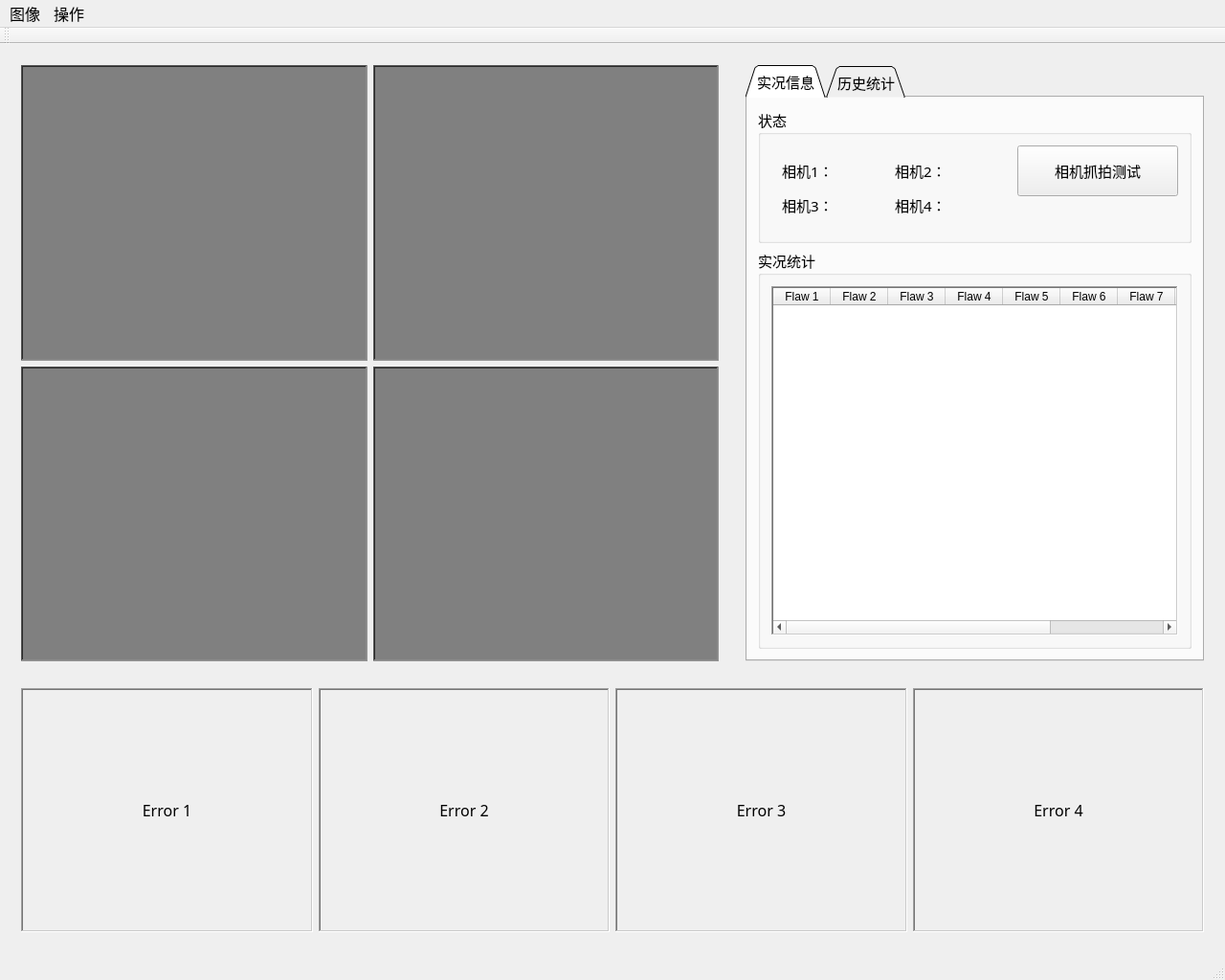
<?xml version="1.0" encoding="UTF-8"?>
<ui version="4.0">
 <class>ScrewFinalInspectionClass</class>
 <widget class="QMainWindow" name="ScrewFinalInspectionClass">
  <property name="geometry">
   <rect>
    <x>0</x>
    <y>0</y>
    <width>1280</width>
    <height>1024</height>
   </rect>
  </property>
  <property name="font">
   <font>
    <family>黑体</family>
    <pointsize>12</pointsize>
   </font>
  </property>
  <property name="windowTitle">
   <string>ScrewFinalInspection</string>
  </property>
  <widget class="QWidget" name="centralWidget">
   <layout class="QGridLayout" name="gridLayout" rowstretch="7,3" columnstretch="6,4">
    <item row="0" column="0">
     <widget class="QWidget" name="widgetDisplayRealTime" native="true">
      <layout class="QGridLayout" name="gridLayout_2">
       <item row="0" column="0">
        <widget class="QLabel" name="labelDisplayRealTime_0">
         <property name="sizePolicy">
          <sizepolicy hsizetype="Ignored" vsizetype="Ignored">
           <horstretch>0</horstretch>
           <verstretch>0</verstretch>
          </sizepolicy>
         </property>
         <property name="styleSheet">
          <string notr="true">background:gray</string>
         </property>
         <property name="frameShape">
          <enum>QFrame::WinPanel</enum>
         </property>
         <property name="frameShadow">
          <enum>QFrame::Sunken</enum>
         </property>
         <property name="text">
          <string/>
         </property>
         <property name="alignment">
          <set>Qt::AlignCenter</set>
         </property>
        </widget>
       </item>
       <item row="0" column="1">
        <widget class="QLabel" name="labelDisplayRealTime_1">
         <property name="sizePolicy">
          <sizepolicy hsizetype="Ignored" vsizetype="Ignored">
           <horstretch>0</horstretch>
           <verstretch>0</verstretch>
          </sizepolicy>
         </property>
         <property name="styleSheet">
          <string notr="true">background:gray</string>
         </property>
         <property name="frameShape">
          <enum>QFrame::WinPanel</enum>
         </property>
         <property name="frameShadow">
          <enum>QFrame::Sunken</enum>
         </property>
         <property name="text">
          <string/>
         </property>
         <property name="alignment">
          <set>Qt::AlignCenter</set>
         </property>
        </widget>
       </item>
       <item row="1" column="0">
        <widget class="QLabel" name="labelDisplayRealTime_2">
         <property name="sizePolicy">
          <sizepolicy hsizetype="Ignored" vsizetype="Ignored">
           <horstretch>0</horstretch>
           <verstretch>0</verstretch>
          </sizepolicy>
         </property>
         <property name="styleSheet">
          <string notr="true">background:gray</string>
         </property>
         <property name="frameShape">
          <enum>QFrame::WinPanel</enum>
         </property>
         <property name="frameShadow">
          <enum>QFrame::Sunken</enum>
         </property>
         <property name="text">
          <string/>
         </property>
         <property name="alignment">
          <set>Qt::AlignCenter</set>
         </property>
        </widget>
       </item>
       <item row="1" column="1">
        <widget class="QLabel" name="labelDisplayRealTime_3">
         <property name="sizePolicy">
          <sizepolicy hsizetype="Ignored" vsizetype="Ignored">
           <horstretch>0</horstretch>
           <verstretch>0</verstretch>
          </sizepolicy>
         </property>
         <property name="styleSheet">
          <string notr="true">background:gray</string>
         </property>
         <property name="frameShape">
          <enum>QFrame::WinPanel</enum>
         </property>
         <property name="frameShadow">
          <enum>QFrame::Sunken</enum>
         </property>
         <property name="text">
          <string/>
         </property>
         <property name="alignment">
          <set>Qt::AlignCenter</set>
         </property>
        </widget>
       </item>
      </layout>
     </widget>
    </item>
    <item row="0" column="1">
     <widget class="QWidget" name="widgetDisplayParam" native="true">
      <layout class="QGridLayout" name="gridLayout_4">
       <item row="0" column="0">
        <widget class="QTabWidget" name="tabWidget">
         <property name="font">
          <font>
           <family>黑体</family>
           <pointsize>11</pointsize>
          </font>
         </property>
         <property name="tabPosition">
          <enum>QTabWidget::North</enum>
         </property>
         <property name="tabShape">
          <enum>QTabWidget::Triangular</enum>
         </property>
         <property name="currentIndex">
          <number>0</number>
         </property>
         <widget class="QWidget" name="tab">
          <attribute name="title">
           <string>实况信息</string>
          </attribute>
          <layout class="QGridLayout" name="gridLayout_5" rowstretch="2,8">
           <item row="0" column="0">
            <widget class="QGroupBox" name="groupBox">
             <property name="title">
              <string>状态</string>
             </property>
             <layout class="QGridLayout" name="gridLayout_8" rowstretch="6,4" columnstretch="6,4">
              <item row="0" column="1">
               <widget class="QPushButton" name="buttonSoftTrigger">
                <property name="sizePolicy">
                 <sizepolicy hsizetype="Minimum" vsizetype="Ignored">
                  <horstretch>0</horstretch>
                  <verstretch>0</verstretch>
                 </sizepolicy>
                </property>
                <property name="text">
                 <string>相机抓拍测试</string>
                </property>
               </widget>
              </item>
              <item row="1" column="1">
               <spacer name="verticalSpacer">
                <property name="orientation">
                 <enum>Qt::Vertical</enum>
                </property>
                <property name="sizeHint" stdset="0">
                 <size>
                  <width>20</width>
                  <height>40</height>
                 </size>
                </property>
               </spacer>
              </item>
              <item row="0" column="0" rowspan="2">
               <widget class="QWidget" name="widget" native="true">
                <layout class="QGridLayout" name="gridLayout_7">
                 <item row="0" column="0">
                  <widget class="QLabel" name="label">
                   <property name="text">
                    <string>相机1：</string>
                   </property>
                  </widget>
                 </item>
                 <item row="0" column="1">
                  <widget class="QPushButton" name="pushButton">
                   <property name="sizePolicy">
                    <sizepolicy hsizetype="Minimum" vsizetype="Fixed">
                     <horstretch>0</horstretch>
                     <verstretch>0</verstretch>
                    </sizepolicy>
                   </property>
                   <property name="text">
                    <string/>
                   </property>
                   <property name="icon">
                    <iconset>
                     <normaloff>Icon/Camera Nouse.png</normaloff>Icon/Camera Nouse.png</iconset>
                   </property>
                   <property name="autoDefault">
                    <bool>false</bool>
                   </property>
                   <property name="default">
                    <bool>false</bool>
                   </property>
                   <property name="flat">
                    <bool>true</bool>
                   </property>
                  </widget>
                 </item>
                 <item row="0" column="2">
                  <widget class="QLabel" name="label_2">
                   <property name="text">
                    <string>相机2：</string>
                   </property>
                  </widget>
                 </item>
                 <item row="0" column="3">
                  <widget class="QPushButton" name="pushButton_2">
                   <property name="sizePolicy">
                    <sizepolicy hsizetype="Minimum" vsizetype="Fixed">
                     <horstretch>0</horstretch>
                     <verstretch>0</verstretch>
                    </sizepolicy>
                   </property>
                   <property name="text">
                    <string/>
                   </property>
                   <property name="icon">
                    <iconset>
                     <normaloff>Icon/Camera Nouse.png</normaloff>Icon/Camera Nouse.png</iconset>
                   </property>
                   <property name="flat">
                    <bool>true</bool>
                   </property>
                  </widget>
                 </item>
                 <item row="1" column="0">
                  <widget class="QLabel" name="label_3">
                   <property name="text">
                    <string>相机3：</string>
                   </property>
                  </widget>
                 </item>
                 <item row="1" column="1">
                  <widget class="QPushButton" name="pushButton_3">
                   <property name="sizePolicy">
                    <sizepolicy hsizetype="Minimum" vsizetype="Fixed">
                     <horstretch>0</horstretch>
                     <verstretch>0</verstretch>
                    </sizepolicy>
                   </property>
                   <property name="text">
                    <string/>
                   </property>
                   <property name="icon">
                    <iconset>
                     <normaloff>Icon/Camera Nouse.png</normaloff>Icon/Camera Nouse.png</iconset>
                   </property>
                   <property name="flat">
                    <bool>true</bool>
                   </property>
                  </widget>
                 </item>
                 <item row="1" column="2">
                  <widget class="QLabel" name="label_4">
                   <property name="text">
                    <string>相机4：</string>
                   </property>
                  </widget>
                 </item>
                 <item row="1" column="3">
                  <widget class="QPushButton" name="pushButton_4">
                   <property name="sizePolicy">
                    <sizepolicy hsizetype="Minimum" vsizetype="Fixed">
                     <horstretch>0</horstretch>
                     <verstretch>0</verstretch>
                    </sizepolicy>
                   </property>
                   <property name="text">
                    <string/>
                   </property>
                   <property name="icon">
                    <iconset>
                     <normaloff>Icon/Camera Nouse.png</normaloff>Icon/Camera Nouse.png</iconset>
                   </property>
                   <property name="flat">
                    <bool>true</bool>
                   </property>
                  </widget>
                 </item>
                </layout>
               </widget>
              </item>
             </layout>
            </widget>
           </item>
           <item row="1" column="0">
            <widget class="QGroupBox" name="groupBox_2">
             <property name="title">
              <string>实况统计</string>
             </property>
             <layout class="QGridLayout" name="gridLayout_6">
              <item row="0" column="0">
               <widget class="QTableWidget" name="tableWidget">
                <property name="frameShape">
                 <enum>QFrame::WinPanel</enum>
                </property>
                <property name="frameShadow">
                 <enum>QFrame::Sunken</enum>
                </property>
                <property name="sizeAdjustPolicy">
                 <enum>QAbstractScrollArea::AdjustIgnored</enum>
                </property>
                <property name="editTriggers">
                 <set>QAbstractItemView::NoEditTriggers</set>
                </property>
                <property name="textElideMode">
                 <enum>Qt::ElideRight</enum>
                </property>
                <property name="gridStyle">
                 <enum>Qt::SolidLine</enum>
                </property>
                <property name="sortingEnabled">
                 <bool>false</bool>
                </property>
                <attribute name="horizontalHeaderCascadingSectionResizes">
                 <bool>false</bool>
                </attribute>
                <attribute name="horizontalHeaderDefaultSectionSize">
                 <number>60</number>
                </attribute>
                <attribute name="horizontalHeaderStretchLastSection">
                 <bool>false</bool>
                </attribute>
                <attribute name="verticalHeaderStretchLastSection">
                 <bool>false</bool>
                </attribute>
                <column>
                 <property name="text">
                  <string>Flaw 1</string>
                 </property>
                </column>
                <column>
                 <property name="text">
                  <string>Flaw 2</string>
                 </property>
                </column>
                <column>
                 <property name="text">
                  <string>Flaw 3</string>
                 </property>
                </column>
                <column>
                 <property name="text">
                  <string>Flaw 4</string>
                 </property>
                </column>
                <column>
                 <property name="text">
                  <string>Flaw 5</string>
                 </property>
                </column>
                <column>
                 <property name="text">
                  <string>Flaw 6</string>
                 </property>
                </column>
                <column>
                 <property name="text">
                  <string>Flaw 7</string>
                 </property>
                </column>
                <column>
                 <property name="text">
                  <string>Flaw 8</string>
                 </property>
                </column>
                <column>
                 <property name="text">
                  <string>MSure 1</string>
                 </property>
                </column>
                <column>
                 <property name="text">
                  <string>MSure 2</string>
                 </property>
                </column>
               </widget>
              </item>
             </layout>
            </widget>
           </item>
          </layout>
         </widget>
         <widget class="QWidget" name="tab_2">
          <attribute name="title">
           <string>历史统计</string>
          </attribute>
         </widget>
        </widget>
       </item>
      </layout>
     </widget>
    </item>
    <item row="1" column="0" colspan="2">
     <widget class="QWidget" name="widgetDisplayError" native="true">
      <layout class="QGridLayout" name="gridLayout_3">
       <item row="0" column="0">
        <widget class="QLabel" name="labelDisplayError_0">
         <property name="sizePolicy">
          <sizepolicy hsizetype="Ignored" vsizetype="Ignored">
           <horstretch>0</horstretch>
           <verstretch>0</verstretch>
          </sizepolicy>
         </property>
         <property name="frameShape">
          <enum>QFrame::WinPanel</enum>
         </property>
         <property name="frameShadow">
          <enum>QFrame::Sunken</enum>
         </property>
         <property name="text">
          <string>Error 1</string>
         </property>
         <property name="alignment">
          <set>Qt::AlignCenter</set>
         </property>
        </widget>
       </item>
       <item row="0" column="1">
        <widget class="QLabel" name="labelDisplayError_1">
         <property name="sizePolicy">
          <sizepolicy hsizetype="Ignored" vsizetype="Ignored">
           <horstretch>0</horstretch>
           <verstretch>0</verstretch>
          </sizepolicy>
         </property>
         <property name="frameShape">
          <enum>QFrame::WinPanel</enum>
         </property>
         <property name="frameShadow">
          <enum>QFrame::Sunken</enum>
         </property>
         <property name="text">
          <string>Error 2</string>
         </property>
         <property name="alignment">
          <set>Qt::AlignCenter</set>
         </property>
        </widget>
       </item>
       <item row="0" column="2">
        <widget class="QLabel" name="labelDisplayError_2">
         <property name="sizePolicy">
          <sizepolicy hsizetype="Ignored" vsizetype="Ignored">
           <horstretch>0</horstretch>
           <verstretch>0</verstretch>
          </sizepolicy>
         </property>
         <property name="frameShape">
          <enum>QFrame::WinPanel</enum>
         </property>
         <property name="frameShadow">
          <enum>QFrame::Sunken</enum>
         </property>
         <property name="text">
          <string>Error 3</string>
         </property>
         <property name="alignment">
          <set>Qt::AlignCenter</set>
         </property>
        </widget>
       </item>
       <item row="0" column="3">
        <widget class="QLabel" name="labelDisplayError_3">
         <property name="sizePolicy">
          <sizepolicy hsizetype="Ignored" vsizetype="Ignored">
           <horstretch>0</horstretch>
           <verstretch>0</verstretch>
          </sizepolicy>
         </property>
         <property name="frameShape">
          <enum>QFrame::WinPanel</enum>
         </property>
         <property name="frameShadow">
          <enum>QFrame::Sunken</enum>
         </property>
         <property name="text">
          <string>Error 4</string>
         </property>
         <property name="alignment">
          <set>Qt::AlignCenter</set>
         </property>
        </widget>
       </item>
      </layout>
     </widget>
    </item>
   </layout>
  </widget>
  <widget class="QMenuBar" name="menuBar">
   <property name="geometry">
    <rect>
     <x>0</x>
     <y>0</y>
     <width>1280</width>
     <height>23</height>
    </rect>
   </property>
   <widget class="QMenu" name="menuImage">
    <property name="title">
     <string>图像</string>
    </property>
    <addaction name="actionTestCameraPosition"/>
   </widget>
   <widget class="QMenu" name="menuOperation">
    <property name="title">
     <string>操作</string>
    </property>
    <addaction name="actionStartRun"/>
   </widget>
   <addaction name="menuImage"/>
   <addaction name="menuOperation"/>
  </widget>
  <widget class="QToolBar" name="mainToolBar">
   <attribute name="toolBarArea">
    <enum>TopToolBarArea</enum>
   </attribute>
   <attribute name="toolBarBreak">
    <bool>false</bool>
   </attribute>
  </widget>
  <widget class="QStatusBar" name="statusBar"/>
  <action name="actionTestCameraPosition">
   <property name="text">
    <string>测试相机位置</string>
   </property>
  </action>
  <action name="actionStartRun">
   <property name="text">
    <string>开始运行</string>
   </property>
  </action>
 </widget>
 <layoutdefault spacing="6" margin="11"/>
 <resources>
  <include location="ScrewFinalInspection.qrc"/>
 </resources>
 <connections/>
</ui>
